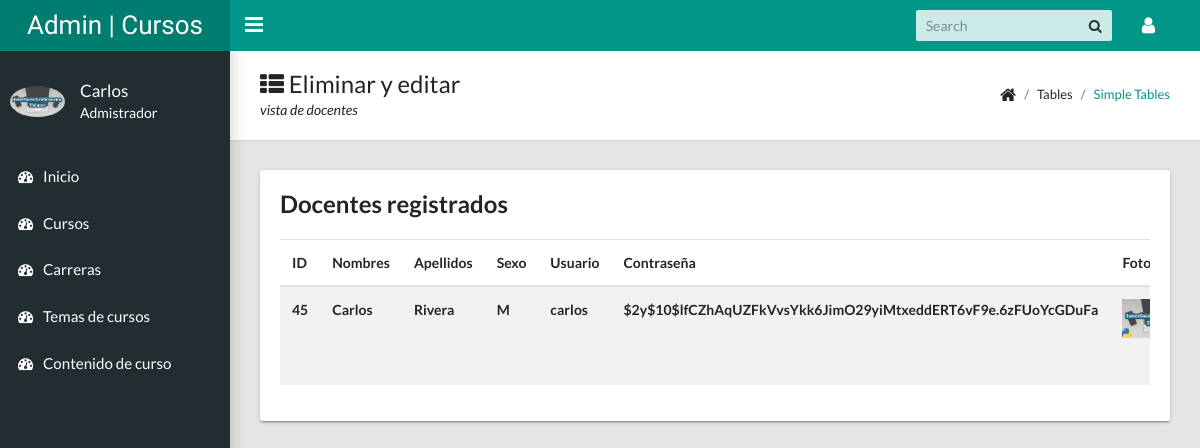
The page /admin/vistaDocente.php (signed in) on the database its author committed.
### tables this page shows
CREATE TABLE `docente` (
  `Id` int(11) NOT NULL,
  `Nombres` varchar(50) NOT NULL,
  `Apellidos` varchar(50) NOT NULL,
  `Sexo` varchar(50) NOT NULL,
  `Usuario` varchar(50) NOT NULL,
  `Contraseña` varchar(150) NOT NULL,
  `Foto` varchar(100) NOT NULL,
  `Estado` tinyint(2) UNSIGNED NOT NULL DEFAULT 1
);

### admin/modulos/mostrar-docente.php (called while the page is built, shortened)
<?php
include_once "./../config/conexion.php";
$sql = "SELECT * FROM docente ORDER BY Id ASC";
$sentencia = $pdo->prepare($sql);
$sentencia->execute();
$resultado = $sentencia->fetchAll(PDO::FETCH_ASSOC);
?>

### admin/vistaDocente.php (the view, shortened to what this page needs)
<?php
include_once "templates/header.php";?>
<?php include_once "templates/sidebar.php";   ?>
<?php  include_once "modulos/mostrar-docente.php"; ?>
<main class="app-content">
    <div class="app-title">
        <div>
            <h1><i class="fa fa-th-list"></i> Eliminar y editar</h1>
            <p>vista de docentes</p>
        </div>
        <ul class="app-breadcrumb breadcrumb">
            <li class="breadcrumb-item"><i class="fa fa-home fa-lg"></i></li>
            <li class="breadcrumb-item">Tables</li>
            <li class="breadcrumb-item active"><a href="#">Simple Tables</a></li>
        </ul>
    </div>
    <div class="row">
        <div class="col-md-12">
            <div class="tile">
                <h3 class="tile-title">Docentes registrados</h3>
                <div class="table-responsive">
                    <table class="table table-striped">
                        <thead>
                            <tr>
                                <th>ID</th>
                                <th>Nombres</th>
                                <th>Apellidos</th>
                                <th>Sexo</th>
                                <th>Usuario</th>
                                <th>Contraseña</th>
                                <th>Foto</th>
                            </tr>
                        </thead>
                        <tbody>
                            <?php foreach ($resultado as $data) : ?>
                            <tr>
                                <th><?php echo $data['Id'] ?></th>
                                <th><?php echo $data['Nombres'] ?></th>
                                <th><?php echo $data['Apellidos'] ?></th>
                                <th><?php echo $data['Sexo'] ?></th>
                                <th><?php echo $data['Usuario'] ?></th>
                                <th><?php echo $data['Contraseña'] ?></th>
                                <th><img style="width: 70px" src="./recursos/images/fotoDocente/<?php echo $data['Foto'] ?>"></th>
                            </tr>
                            <?php endforeach ?>
                        </tbody>
                    </table>
                </div>
            </div>
        </div>
    </div>
</main>
<?php include_once "templates/footer.php"; ?>

### rows shown on the page
docente: Id "45", Nombres "Carlos", Apellidos "Rivera", Sexo "M", Usuario "carlos", Contraseña "$2y$10$lfCZhAqUZFkVvsYkk6JimO29yiMtxeddERT6vF9e.6zFUoYcGDuFa", Foto (picture)

### other values the page prints
$_SESSION['admin']['Nombres'] "Carlos"
